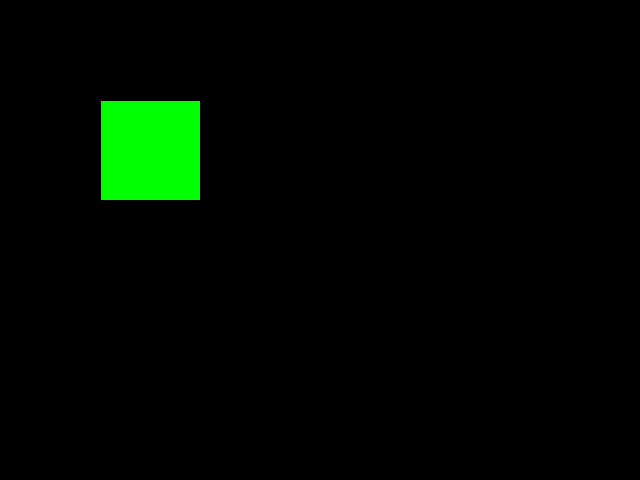
Frame 1 (no input)
Frame 60 (the mouse pressed at the canvas centre just before this capture): identical to frame 1, image omitted
Frame 120 (the mouse held since frame 60 and released just before this capture): identical to frame 1, image omitted

The Processing sketch that drew this single still picture (run headless with seeded random() and noise(); from frame 60 on, the mouse is pressed at the canvas centre):

// Processing sketch: blueButton
// ── blueButton.pde
boolean isBlue = false;

void setup() {
  size(640,480);
}

void draw() {
  if (isBlue){
    background(0,0,255);
  } else {
    background(0,0,0);
  }
  fill(0,255,0);
  rect(100,100,100,100);
}

boolean pressButton(float[] clicks){
  for (int i = 0; i < clicks.length; i++) {
    boolean isIn = true;
    if ((clicks[i] < 100) || (clicks[i] > 200)) isIn = false;
    i++;
    if ((clicks[i] < 100) || (clicks[i] > 200)) isIn = false;
    if (isIn) return true;
  }
  return false;
}

void mousePressed() {
  float[] clicks = new float[2];
  clicks[0] = mouseX;
  clicks[1] = mouseY;
  if (pressButton(clicks)) isBlue = !isBlue;
}
